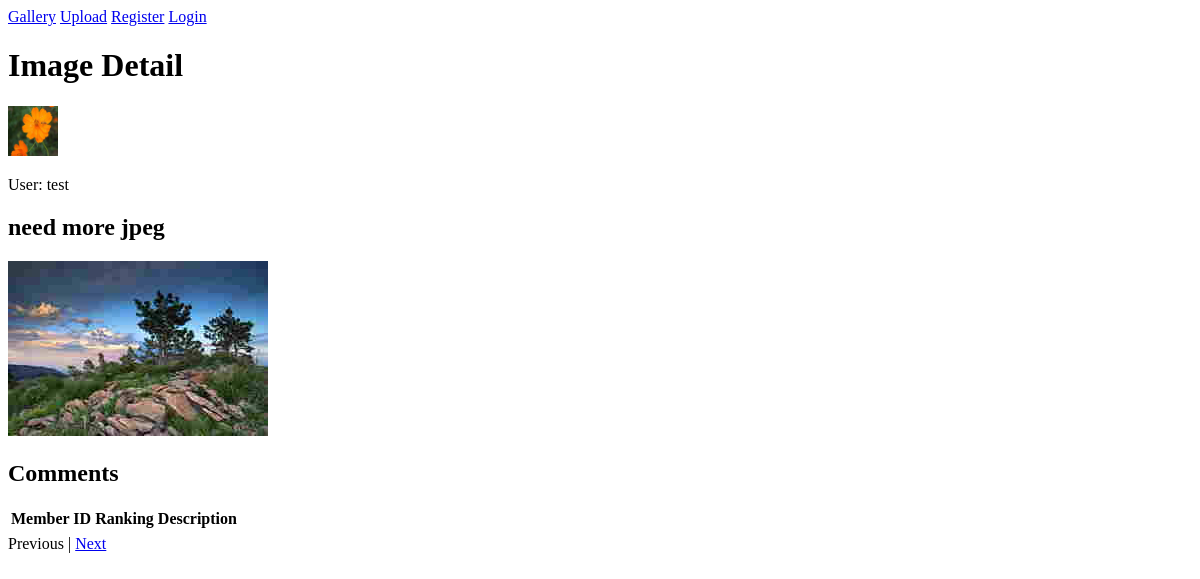
Before: /cst243cst209cst220cweb280a5/pages/details.php?id=6 with the older database file.
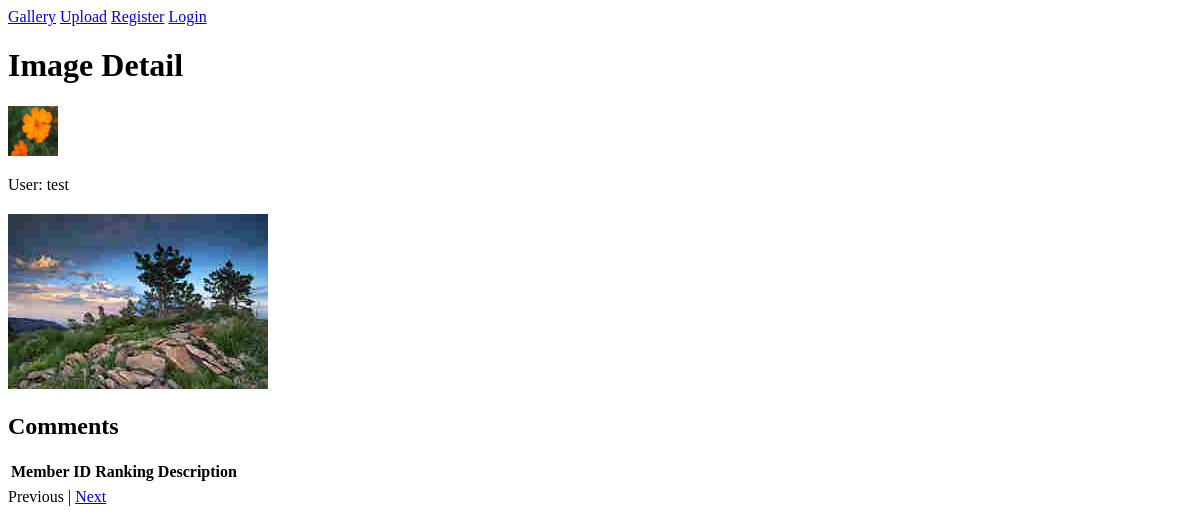
After: the same page with the newer database file.
### tables this page shows
CREATE TABLE Image (id INTEGER PRIMARY KEY AUTOINCREMENT,
path VARCHAR(255) NOT NULL,
memId INTEGER NOT NULL,
caption VARCHAR(144),
approved BOOLEAN NOT NULL,
views INTEGER);

### classes/DB3/Type.php (called while the page is built, shortened)
<?php
abstract class Type
{
    static public function bindType ($type)
    {
        switch($type)
        {
            case 'CHAR':
            case 'VARCHAR':
            case 'TINYTEXT':
            case 'TEXT':
            case 'MEDIUMTEXT':
            case 'LONGTEXT':
            case 'NCHAR':
            case 'NVARCHAR':
            case 'CLOB':
            case 'DATE':
            case 'DATETIME':
            case 'TIMESTAMP':
            case 'TIME':
                return SQLITE3_TEXT;
                break;
            case 'INTEGER':
            case 'TINYINT':
            case 'SMALLINT':
            case 'MEDIUMINT':
            case 'BIGINT':
            case 'INT2':
            case 'INT4':
            case 'INT8':
            case 'BOOLEAN':
                return SQLITE3_INTEGER;
                break;
        }
    }
}

### classes/DB3/Model.php (called while the page is built, shortened)
<?php
class Model
{
    private $cols;
    private $pkField;
    protected function defineColumn($field,$type=Type::TXT, $size=null, $isNullable = true, $isPK = false, $isAutoIncr =false)
    {
        $this->cols[$field] = new Column($field,$type, $size, $isNullable, $isPK, $isAutoIncr);
    }
    public function tableName()
    {
        return get_class($this);
    }
    public function getBindType($field)
    {
        return is_array($this->cols) && isset($this->cols[$field]) ? $this->cols[$field]->bindType : SQLITE3_TEXT ;
    }
    public function getPKField()
    {
        if(!isset($this->pkField) && is_array($this->cols))
        {
            foreach($this->cols as $field => $colDef)
            {
                if ($colDef->isPK)
                {
                    $this->pkField = $field;
                }
            }
        }
        return $this->pkField;
    }
}

### classes/DB3/DB3.php (called while the page is built, shortened)
<?php
class DB3 extends \SQLite3
{
    public function selectSome($class, $filters=array(), $andOperator=true)
    {
        return $this->selectSomeOrder($class,array(),$filters,$andOperator);
    }
    public function selectSomeOrder($class, $orders=array() ,$filters=array(), $andOperator=true)
    {
        $table = $class->tableName();
        $fieldValues = get_object_vars($class);
        $fieldList = implode(',',array_keys($fieldValues));
        $orders = array_intersect_key($orders,$fieldValues);
        array_walk($orders, function(&$val,$key){$val = $val==='DESC' ? "$key $val" : $key;});
        $orderList = empty($orders)?$class->getPKField(): implode(",\n",$orders);
        $oper = $andOperator? ' AND ': ' OR ';
        $filters = array_filter($filters,
            function($filt)use($fieldValues){
                return array_key_exists($filt->field,$fieldValues);
            });
        $filterList= empty($filters)?'1=1':implode($oper,$filters);
        $stmt = $this->prepare("SELECT $fieldList FROM $table WHERE $filterList ORDER BY $orderList");
        $i=1;
        foreach($filters as $filt){
            $stmt->bindValue($i,$filt->value,
                is_null($filt->value)? SQLITE3_NULL :$class->getBindType($filt->field)
            );
            $i++;
        }
        $result = $stmt->execute();
        if(!$result){
            return false;
        }else{
            $items = array();
            while($row = $result->fetchArray(SQLITE3_ASSOC))
            {
                $item = new $table();
                foreach($row as $col=>$val)
                {
                    $item->$col = $val;
                }
                $items[]=$item;
            }
            return $items;
        }
    }
}

### classes/DB3/Column.php (called while the page is built, shortened)
<?php
class Column
{
    public function __construct($name,$type=Type::TXT, $size=null, $isNullable = true, $isPK = false, $isAutoIncr =false)
    {
        $this->isPK = $isPK;
        $this->bindType = Type::bindType($type);
    }
}

### classes/DB3/Filter.php (called while the page is built, shortened)
<?php
class Filter
{
    public $field;
    public $comparer;
    public function __construct($field,$value,$comparer='=')
    {
        $this->field = $field;
        $this->value = $value;
        $this->comparer = $comparer;
    }
    public function __toString()
    {
        return "{$this->field} {$this->comparer} ?\n";
    }
}

### cst243cst209cst220cweb280a5/pages/details.php (the view, shortened to what the changed rows need)
<?php
$isOrigUploader = false;
$db = new DB3('../../db/imageranker.db');
$allImages = $db->selectSomeOrder(new Image(), array('views'=>'DESC'), array());
if(isset($_GET['id']))
{
    $image = $db->selectSome(new Image(), array(new Filter('id', $_GET['id'])))[0];
}
if(isset($_GET['id']) && $image != false && $image->approved )
{
    $image->views += 1;
    $db->update($image);
    $comment = new Comment();
    $db->exec($comment->tableDefinition());
    $origMember = $db->selectSome(new Member(), array(new Filter('memberId', $image->memId)))[0];
}
else
{
    $db->close();
    $db = null;
    header('Location: index.php');
}
$prevUrl = "";
$nextUrl = "";
$done = false;
for ($i = 0; $i < count($allImages) && !$done; $i++)
{
	if ($allImages[$i]->id === $image->id)
    {
        if ($i < count($allImages) - 1)
        {
        	$nextUrl = "href='details.php?id={$allImages[$i + 1]->id}'";
        }
        $done = true;
    }
}
?>
<!DOCTYPE html>
<html>
    <head>
    </head>
    <body>
        <nav>
            <a href="index.php">Gallery</a>
            <a href="fileupload.php">Upload</a>
            <a href="memberregister.php">Register</a>
            <a href="memberlogin.php">Login</a>
        </nav>
        <h1>Image Detail</h1>
        <div>
            <img src="<?=$origMember->profileImgPath?>" width="50px" height="50px" />
            <p>
            </p>
        </div>
        <div>
            <?php if($isOrigUploader)
                  {$inputCaption->render();
                  $imagePath->render();
                  } else { ?>
            <h2>
                <?=$image->caption?>
            </h2><?php } ?>
        </div>
        <img src="<?=$image->path?>" />
        <h2>Comments</h2>
        <table data-bind="sort: { list: comments, alwaysBy: 'ranking'}">
            <thead>
                <tr>
                    <th>Member ID</th>
                    <th>Ranking</th>
                    <th>Description</th>
                </tr>
            </thead>
            <tbody data-bind="foreach: comments">
            </tbody>
        </table>
        <a <?= $prevUrl ?>>Previous</a> |
        <a <?= $nextUrl ?>>Next</a>
    </body>
</html>

Changed rows visible on the page:
changed image: caption "need more jpeg" → (not shown)
